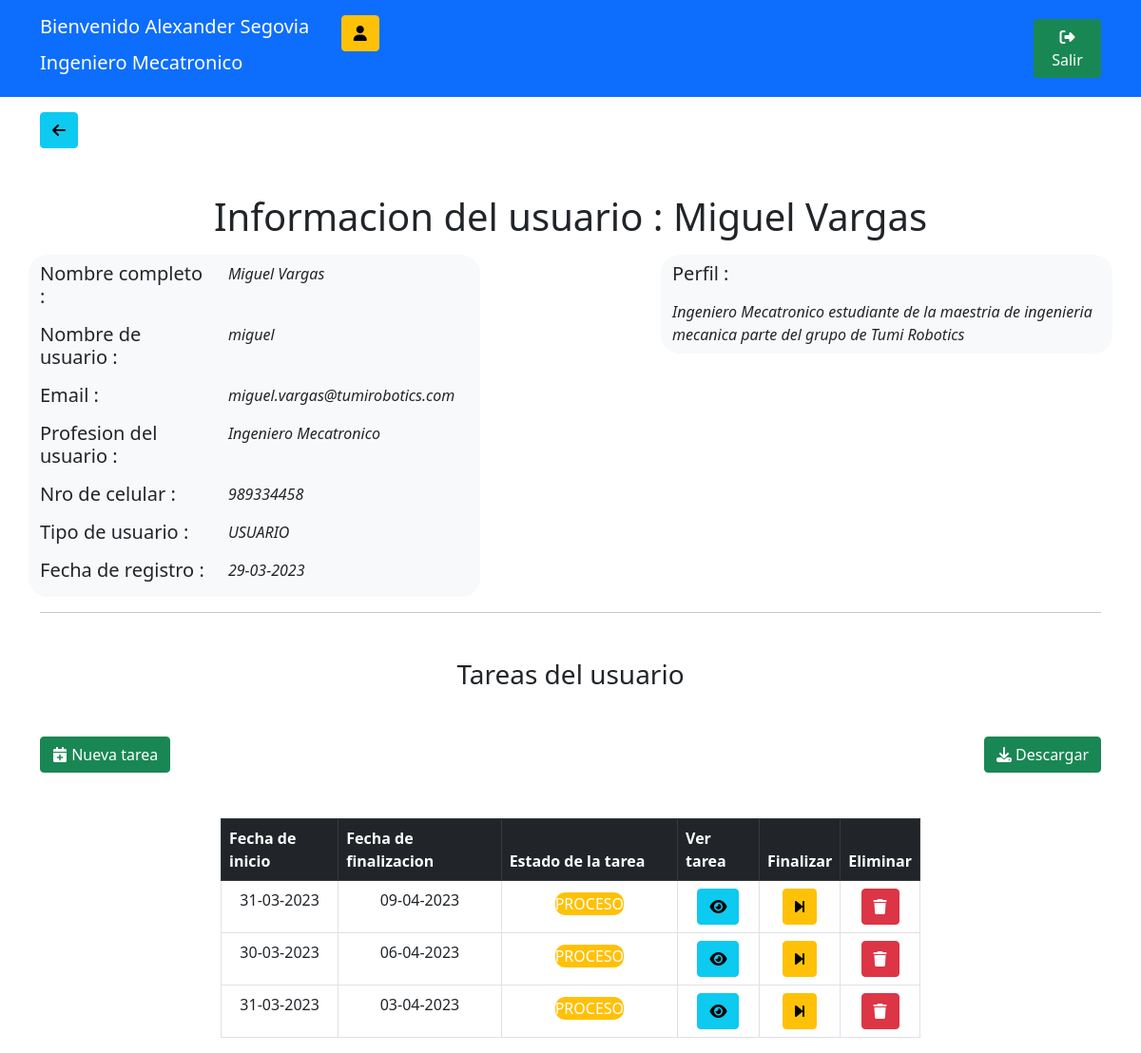
/verUsuario/3 (signed in), run on the app's committed database.
### djangoTareas/models.py (models this page shows)
class datosAdicionales(models.Model):
    user = models.OneToOneField(User,on_delete=models.CASCADE)
    tipoUsuario = models.CharField(max_length=32,default="USUARIO")
    nroCelular = models.CharField(max_length=32, default="999888777")
    profesionUsuario = models.CharField(max_length=64,default="DEVELOPER")
    perfilUsuario = models.CharField(max_length=512,default='')
    fechaIngreso = models.DateField(default=date.today)

class tareasInformacion(models.Model):
    usuarioRelacionado = models.ForeignKey(User,on_delete=models.CASCADE)
    descripcionTarea = models.CharField(max_length=512,default='')
    fechaInicio = models.DateField(default=date.today)
    fechaFin = models.DateField(default=date.today)
    estadoTarea = models.CharField(max_length=32,default="PROCESO")

### djangoTareas/views.py (the view)
# urls.py: path('verUsuario/<str:ind>',views.verUsuario,name='verUsuario'),
def verUsuario(request,ind):
    usuarioInfo = User.objects.get(id=ind)
    tareasUsuario = tareasInformacion.objects.filter(usuarioRelacionado=usuarioInfo).order_by('id')
    return render(request,'informacionUsuario.html',{
        'usuarioInfo':usuarioInfo,
        'tareasUsuario':tareasUsuario,
    })

### djangoTareas/templates/informacionUsuario.html (shortened to what this page needs)
{% load static %}
<!DOCTYPE html>
<html>
    <head>
        <link href="https://cdn.jsdelivr.net/npm/bootstrap@5.0.2/dist/css/bootstrap.min.css" rel="stylesheet">
        <link rel="stylesheet" href="https://cdnjs.cloudflare.com/ajax/libs/font-awesome/6.4.0/css/all.min.css" />
    </head>
    <body>
        <div class="bg-primary">
            <div class="container">
                <div class="row justify-content-between align-items-center">
                    <div class="col-4 mt-3 mb-3 text-white">
                        <div class="row">
                            <div class="col-10">
                                <h5>Bienvenido {{ user.first_name }} {{ user.last_name }}</h5>
                            </div>
                            <div class="col-2 text-center">
                                <a class="btn btn-warning" href="#"><i class="fa-solid fa-user"></i></a>
                            </div>
                        </div>
                        <div class="row">
                            <h5>{{ user.datosadicionales.profesionUsuario }}</h5>
                        </div>
                    </div>
                    <div class="col-1">
                        <a class="btn btn-success" href="{% url 'djangoTareas:cerrarSesion' %}"><i class="fa-solid fa-right-from-bracket"></i> Salir</a>
                    </div>
                </div>
            </div>
        </div>
        {% if user.datosadicionales.tipoUsuario == 'ADMINISTRADOR' %}
            <div class="container mt-3 mb-3">
                <div>
                    <a href="{% url 'djangoTareas:consolaAdministrador' %}" class="btn btn-info"><i class="fa-solid fa-arrow-left"></i></a>
                </div>
            </div>
        {% endif %}
        <div class="mt-5 text-center mb-3">
            <h1>Informacion del usuario : {{ usuarioInfo.first_name }} {{ usuarioInfo.last_name }}</h1>
        </div>
        <div class="container">
            <div class="row justify-content-between">
                <div class="col-5 bg-light" style="border-radius: 20px;">
                    <div class="row mb-2 mt-2">
                        <div class="col-5">
                            <h5>Nombre completo : </h5>
                        </div>
                        <div class="col-7">
                            <i>{{ usuarioInfo.first_name }} {{ usuarioInfo.last_name }}</i>
                        </div>
                    </div>
                    <div class="row mb-2">
                        <div class="col-5">
                            <h5>Nombre de usuario : </h5>
                        </div>
                        <div class="col-7">
                            <i>{{ usuarioInfo.username }}</i>
                        </div>
                    </div>
                    <div class="row mb-2">
                        <div class="col-5">
                            <h5>Email : </h5>
                        </div>
                        <div class="col-7">
                            <i>{{ usuarioInfo.email }}</i>
                        </div>
                    </div>
                    <div class="row mb-2">
                        <div class="col-5">
                            <h5>Profesion del usuario : </h5>
                        </div>
                        <div class="col-7">
                            <i>{{ usuarioInfo.datosadicionales.profesionUsuario }}</i>
                        </div>
                    </div>
                    <div class="row mb-2">
                        <div class="col-5">
                            <h5>Nro de celular : </h5>
                        </div>
                        <div class="col-7">
                            <i>{{ usuarioInfo.datosadicionales.nroCelular }}</i>
                        </div>
                    </div>
                    <div class="row mb-2">
                        <div class="col-5">
                            <h5>Tipo de usuario : </h5>
                        </div>
                        <div class="col-7">
                            <i>{{ usuarioInfo.datosadicionales.tipoUsuario }}</i>
                        </div>
                    </div>
                    <div class="row mb-2">
                        <div class="col-5">
                            <h5>Fecha de registro : </h5>
                        </div>
                        <div class="col-7">
                            <i>{{ usuarioInfo.datosadicionales.fechaIngreso|date:"d-m-Y" }}</i>
                        </div>
                    </div>
                </div>
                <div class="col-5 bg-light h-100" style="border-radius: 20px;">
                    <div class="row mb-2 mt-2">
                        <div class="col-5">
                            <h5>Perfil : </h5>
                        </div>
                    </div>
                    <div class="row mb-2">
                        <div class="col-12">
                            <i>{{ usuarioInfo.datosadicionales.perfilUsuario }}</i>
                        </div>
                    </div>
                </div>
            </div>
            <hr class="hr">
        </div>
        <div class="mt-5 text-center mb-3">
            <h3>Tareas del usuario</h3>
        </div>
        <div class="container mt-5">
            <div class="row justify-content-between">
                <div class="col-2 text-start">
                    <button class="btn btn-success" data-bs-toggle="modal" data-bs-target="#nuevaTarea"><i class="fa-solid fa-calendar-plus"></i> Nueva tarea</button>
                </div>
                <div class="col-2 text-end">
                    <a class="btn btn-success" href="#"><i class="fa-solid fa-download"></i> Descargar</a>
                </div>
            </div>
        </div>
        <div class="mt-5 container">
            <div class="row justify-content-center">
                <div class="col-8">
                    <table class="table table-bordered">
                        <thead class="table-dark">
                            <th>Fecha de inicio</th>
                            <th>Fecha de finalizacion</th>
                            <th>Estado de la tarea</th>
                            <th>Ver tarea</th>
                            <th>Finalizar</th>
                            <th>Eliminar</th>
                        </thead>
                        <tbody>
                            {% for tarea in tareasUsuario %}
                                <tr class="text-center">
                                    <td>{{ tarea.fechaInicio|date:'d-m-Y' }}</td>
                                    <td>{{ tarea.fechaFin|date:'d-m-Y' }}</td>
                                    <td>
                                        {% if tarea.estadoTarea == 'PROCESO' %}
                                            <p class="bg-warning mx-5 mt-1 mb-1 text-center text-white" style="border-radius: 10px;">{{ tarea.estadoTarea }}</p>
                                        {% endif %}
                                    </td>
                                    <td><a class="btn btn-info"><i class="fa-solid fa-eye"></i></a></td>
                                    <td><a class="btn btn-warning" href="{% url 'djangoTareas:finalizarTarea' tarea.id usuarioInfo.id %}"><i class="fa-solid fa-forward-step"></i></a></td>
                                    <td><a class="btn btn-danger" href="{% url 'djangoTareas:eliminarTarea' tarea.id usuarioInfo.id %}"><i class="fa-solid fa-trash"></i></a></td>
                                </tr>
                            {% endfor %}
                        </tbody>
                    </table>
                </div>
            </div>
        </div>
    </body>
</html>

### data on the page
tareasInformacion: fechaInicio "31-03-2023", fechaFin "09-04-2023", estadoTarea "PROCESO"
tareasInformacion: fechaInicio "30-03-2023", fechaFin "06-04-2023", estadoTarea "PROCESO"
tareasInformacion: fechaInicio "31-03-2023", fechaFin "03-04-2023", estadoTarea "PROCESO"

### other printed values
{{ user.first_name }} "Alexander"
{{ user.last_name }} "Segovia"
{{ user.datosadicionales.profesionUsuario }} "Ingeniero Mecatronico"
{{ usuarioInfo.first_name }} "Miguel"
{{ usuarioInfo.last_name }} "Vargas"
{{ usuarioInfo.username }} "miguel"
{{ usuarioInfo.email }} "miguel.vargas@tumirobotics.com"
{{ usuarioInfo.datosadicionales.profesionUsuario }} "Ingeniero Mecatronico"
{{ usuarioInfo.datosadicionales.nroCelular }} "989334458"
{{ usuarioInfo.datosadicionales.tipoUsuario }} "USUARIO"
{{ usuarioInfo.datosadicionales.fechaIngreso|date:"d-m-Y" }} "29-03-2023"
{{ usuarioInfo.datosadicionales.perfilUsuario }} "Ingeniero Mecatronico estudiante de la maestria de ingenieria mecanica parte del grupo de Tumi Robotics"
